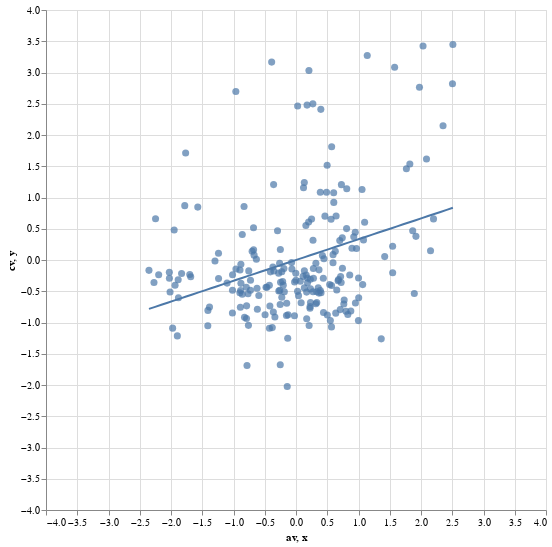

The notebook cell saved with this chart:
### Code cell
points + fit

### Figure 1 — Vega-Lite specification as saved in the notebook (floating-point values rounded to 4 significant figures; data arrays with more than 128 entries replaced by an {"elided": "..."} marker saying what was removed)
{"$schema": "https://vega.github.io/schema/vega-lite/v2.6.0.json", "config": {"view": {"height": 300, "width": 400}}, "datasets": {"data-cde3ebd6c87ae29ed54cd8b799e5ffd2": {"elided": "210 records"}, "data-e1241ef7e404270272fb79cba0338d6f": [{"x": -2.352, "y": -0.7826}, {"x": -2.253, "y": -0.7495}, {"x": -2.154, "y": -0.7165}, {"x": -2.055, "y": -0.6835}, {"x": -1.956, "y": -0.6505}, {"x": -1.856, "y": -0.6175}, {"x": -1.757, "y": -0.5845}, {"x": -1.658, "y": -0.5515}, {"x": -1.559, "y": -0.5185}, {"x": -1.459, "y": -0.4855}, {"x": -1.36, "y": -0.4524}, {"x": -1.261, "y": -0.4194}, {"x": -1.162, "y": -0.3864}, {"x": -1.062, "y": -0.3534}, {"x": -0.9632, "y": -0.3204}, {"x": -0.8639, "y": -0.2874}, {"x": -0.7647, "y": -0.2544}, {"x": -0.6655, "y": -0.2214}, {"x": -0.5662, "y": -0.1884}, {"x": -0.467, "y": -0.1553}, {"x": -0.3678, "y": -0.1223}, {"x": -0.2685, "y": -0.08932}, {"x": -0.1693, "y": -0.05631}, {"x": -0.07004, "y": -0.0233}, {"x": 0.0292, "y": 0.009712}, {"x": 0.1284, "y": 0.04272}, {"x": 0.2277, "y": 0.07573}, {"x": 0.3269, "y": 0.1087}, {"x": 0.4261, "y": 0.1418}, {"x": 0.5254, "y": 0.1748}, {"x": 0.6246, "y": 0.2078}, {"x": 0.7239, "y": 0.2408}, {"x": 0.8231, "y": 0.2738}, {"x": 0.9223, "y": 0.3068}, {"x": 1.022, "y": 0.3398}, {"x": 1.121, "y": 0.3728}, {"x": 1.22, "y": 0.4058}, {"x": 1.319, "y": 0.4389}, {"x": 1.419, "y": 0.4719}, {"x": 1.518, "y": 0.5049}, {"x": 1.617, "y": 0.5379}, {"x": 1.716, "y": 0.5709}, {"x": 1.815, "y": 0.6039}, {"x": 1.915, "y": 0.6369}, {"x": 2.014, "y": 0.6699}, {"x": 2.113, "y": 0.7029}, {"x": 2.212, "y": 0.736}, {"x": 2.312, "y": 0.769}, {"x": 2.411, "y": 0.802}, {"x": 2.51, "y": 0.835}]}, "layer": [{"data": {"name": "data-cde3ebd6c87ae29ed54cd8b799e5ffd2"}, "encoding": {"tooltip": {"field": "pair", "type": "nominal"}, "x": {"field": "av", "type": "quantitative"}, "y": {"field": "cv", "type": "quantitative"}}, "mark": {"size": 50, "type": "circle"}}, {"data": {"name": "data-e1241ef7e404270272fb79cba0338d6f"}, "encoding": {"x": {"field": "x", "scale": {"domain": [-4, 4]}, "type": "quantitative"}, "y": {"field": "y", "scale": {"domain": [-4, 4]}, "type": "quantitative"}}, "height": 500, "mark": "line", "width": 500}]}
